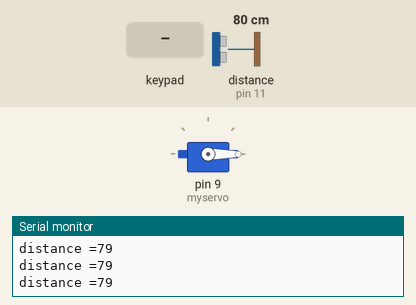
Simulated run of this sketch. Board: Arduino Uno, built with avr-gcc and run on an emulated ATmega328P. Shown: servo, the last lines printed to the serial monitor. Wiring (inferred from the names in the program): ultrasonic range finder: trigger pin 10; echo pin 11. The test bench sets the inputs (shaded band); at power-on: distance to the obstacle (sensor on pin 11) 80 cm. The echo pulse lasts 58.3 µs per cm.

Above: at 1.2 s.
1.3 s: distance to the obstacle (sensor on pin 11) set to 299 cm
4.3 s: distance to the obstacle (sensor on pin 11) set to 2 cm
7.3 s: keypad keys 5 4 3 2 A pressed 0.4 s apart
At 9.7 s:
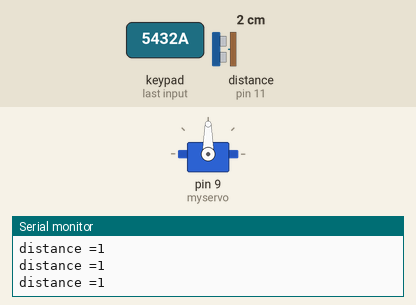
Timing chart, 0 to 16.8 s (numbered marks = the images above; inputs shaded):
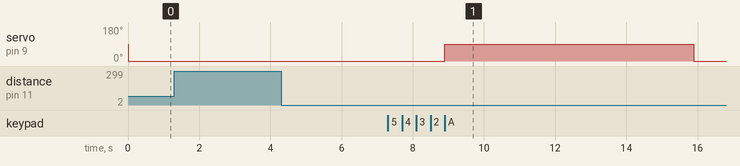

Measured:
- after the input at 7.3 s, servo on pin 9 (myservo): 0° → 90° after 1.6 s, → 0° 7.0 s later

The sketch:

sketch_aug03a.ino
```cpp
#include <Servo.h>
#include <Key.h>
#include <Keypad.h>

const byte ROWS=4;
const byte COLS=4;

char hexaKeys[ROWS][COLS] = {
  {'1','2','3','A'},
  {'4','5','6','B'},
  {'7','8','9','C'},
  {'*','0','#','D'},
};
byte rowPins[ROWS]={A0,A1,A2,A3};
byte colsPins[COLS]={5,4,3,2};


Keypad magdy = Keypad(makeKeymap(hexaKeys),rowPins,colsPins,ROWS,COLS);


byte echopin =11 ,trigpin =10;
long duration ,distance ;


Servo myservo ;


void setup() {
  Serial.begin(9600);
  pinMode(echopin, INPUT);
  pinMode(trigpin, OUTPUT);
  myservo.attach(9);
}
void loop(){
  digitalWrite(trigpin,LOW);
  delayMicroseconds(2);
 digitalWrite(trigpin,HIGH);
 delayMicroseconds(10);
  digitalWrite(trigpin,LOW);

  duration=pulseIn(echopin,HIGH);
  distance= duration/58.2 ;
  Serial.print("distance =");
  Serial.println(distance);
  char custemkey = magdy.getKey();
  if((distance <= 8) && (custemkey == 'A' || custemkey=='B' || custemkey=='C'))
  {
    myservo.write(90);
    delay(7000);
    myservo.write(0);

  }
  else
  {
    myservo.write(0);
  }
  }
```
